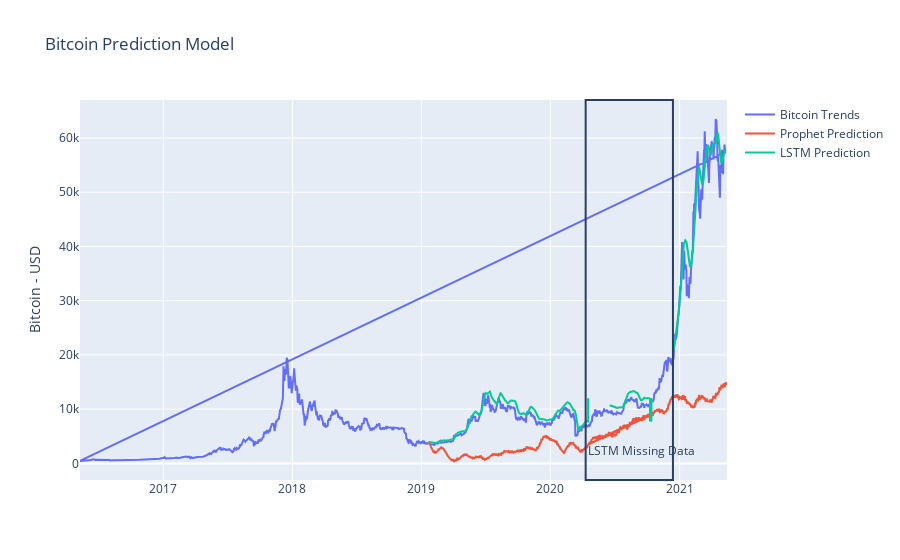

The cell this chart's notebook holds for it:
### Code cell
#Visulization of real Bitcoin close price, Prophet model, and LSTM model
fig = go.Figure([go.Scatter(x=result['Date'], y=result['Close'],name = "Bitcoin Trends")])
fig.add_trace(go.Scatter(x=result['Date'], y=result['Prophet Prediction'],mode='lines',name='Prophet Prediction'))
fig.add_trace(go.Scatter(x=result['Date'], y=result['LSTM Predictions'],mode='lines',name='LSTM Prediction'))
fig.update_layout(
    title='Bitcoin Prediction Model',
    yaxis_title='Bitcoin - USD',
    shapes = [dict(
        x0='2020-04-10', x1='2020-12-13', y0=0, y1=1, xref='x', yref='paper',
        line_width=2)],
    annotations=[dict(
        x='2020-04-10', y=0.05, xref='x', yref='paper',
        showarrow=False, xanchor='left', text='LSTM Missing Data')] #Missing part of LSTM model, I also don't know the reason
)
fig.show()
pio.write_html(fig,"Bitcoin Pediction Model.html", full_html=False)

### Figure 1 — Plotly figure (JSON) as saved in the notebook; plotly's stock layout.template omitted (floating-point values rounded to 4 significant figures; data arrays with more than 128 entries replaced by an {"elided": "..."} marker saying what was removed)
{"data": [{"name": "Bitcoin Trends", "type": "scatter", "x": {"elided": "1844 str values"}, "y": {"elided": "1844 float values"}}, {"mode": "lines", "name": "Prophet Prediction", "type": "scatter", "x": {"elided": "1844 str values"}, "y": {"elided": "1844 float values"}}, {"mode": "lines", "name": "LSTM Prediction", "type": "scatter", "x": {"elided": "1844 str values"}, "y": {"elided": "1844 float values"}}], "layout": {"annotations": [{"showarrow": false, "text": "LSTM Missing Data", "x": "2020-04-10", "xanchor": "left", "xref": "x", "y": 0.05, "yref": "paper"}], "shapes": [{"line": {"width": 2}, "x0": "2020-04-10", "x1": "2020-12-13", "xref": "x", "y0": 0, "y1": 1, "yref": "paper"}], "title": {"text": "Bitcoin Prediction Model"}, "yaxis": {"title": {"text": "Bitcoin - USD"}}}}
